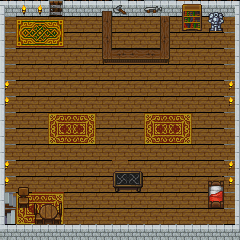

This game map was drawn from its Tiled (.tmx) file and the tilesets committed beside it. A one-line description and the trimmed map source follow:
An orthogonal 15x15 tile map with 16x16 px tiles, 6 tile layers (ground, carpets, stairs, walls, ...) and 13 objects (WeaponShop, Town).

<map version="1.2" tiledversion="1.2.4" orientation="orthogonal" renderorder="right-down" width="15" height="15" tilewidth="16" tileheight="16" infinite="0" nextlayerid="23" nextobjectid="62">
 <tileset firstgid="1" name="tilesetformattedupdate1" tilewidth="16" tileheight="16" tilecount="84" columns="7">
  <image source="tilesetformattedupdate1.png" width="112" height="192" />
 </tileset>
 <layer id="14" name="ground" width="15" height="15">
  <data>[225 cells, 225 non-empty, 1 distinct tile ids]</data>
 </layer>
 <layer id="19" name="carpets" width="15" height="15">
  <data>[225 cells, 24 non-empty, 12 distinct tile ids]</data>
 </layer>
 <layer id="16" name="stairs" width="15" height="15">
  <data>[225 cells, 2 non-empty, 2 distinct tile ids]</data>
 </layer>
 <layer id="13" name="walls" width="15" height="15">
  <data>[225 cells, 43 non-empty, 8 distinct tile ids]</data>
 </layer>
 <layer id="17" name="chairs" width="15" height="15">
  <data>[225 cells, 6 non-empty, 6 distinct tile ids]</data>
 </layer>
 <layer id="15" name="objects" width="15" height="15">
  <data>[225 cells, 52 non-empty, 34 distinct tile ids]</data>
 </layer>
 <objectgroup id="20" name="collisions">
  <object id="45" x="0" y="0" width="48" height="16" />
  <object id="46" x="64" y="0" width="176" height="16" />
  <object id="47" x="176" y="16" width="48" height="16" />
  <object id="48" x="224" y="16" width="16" height="208" />
  <object id="49" x="0" y="16" width="16" height="176" />
  <object id="50" x="0" y="192" width="16" height="32" />
  <object id="51" x="0" y="224" width="240" height="16" />
  <object id="54" x="160" y="16" width="16" height="32" />
  <object id="57" x="113.117" y="171.104" width="29.4218" height="19.9954" />
  <object id="58" x="208" y="176" width="16" height="32" />
  <object id="60" x="96" y="16" width="16" height="32" />
 </objectgroup>
 <objectgroup id="22" name="buypoint">
  <object id="61" name="WeaponShop" x="96" y="48" width="80" height="16" />
 </objectgroup>
 <objectgroup id="21" name="doors">
  <object id="59" name="Town" x="48" y="0" width="16" height="16" />
 </objectgroup>
</map>
